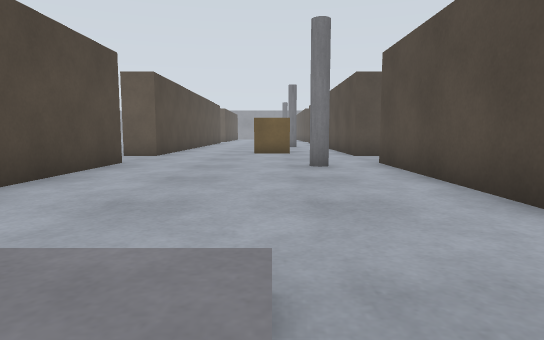
[1] (above)

24 first-person views from a walk through a Gazebo world. The camera is 0.5 m above the floor, tilts 6° down and sees 75° across. The floor is counted in squares, 1 m on a side. Each view is taken from the middle of a square. On the plan, view 1 faces up. The plan holds only what a view shows up to about 9 squares ahead; the rest is blank.

[2]
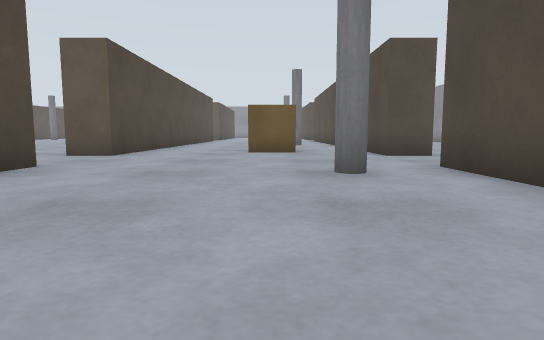

[3]
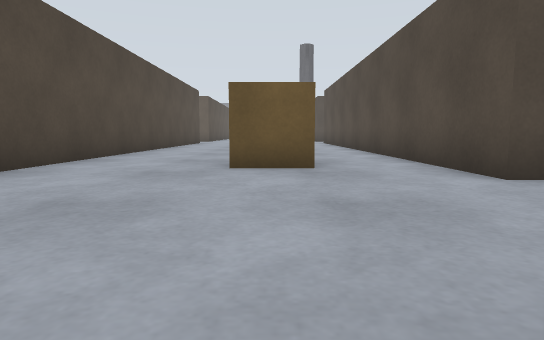

[4]
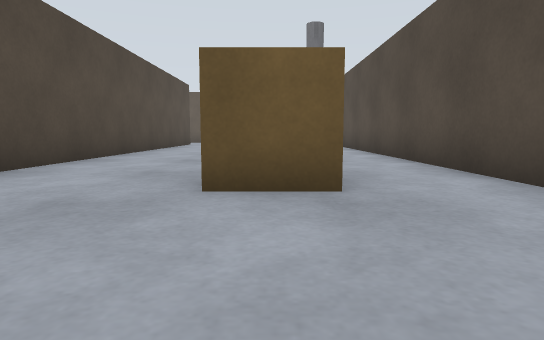

[5]
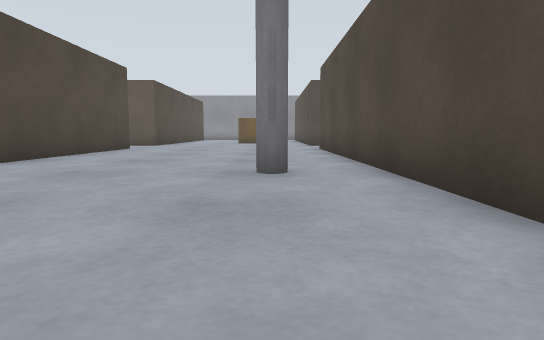

[6]
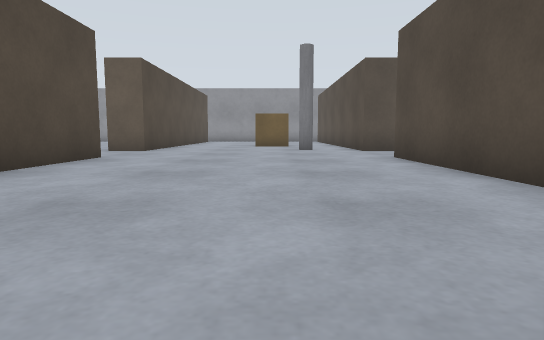

[7]
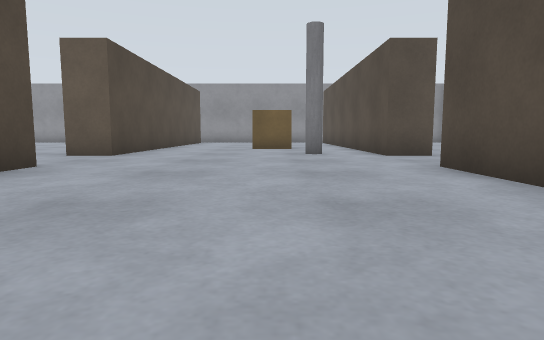

[8]
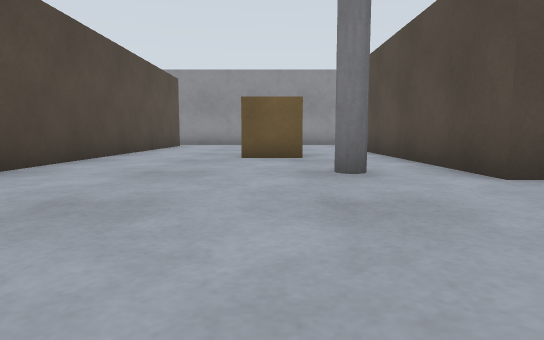

[9]
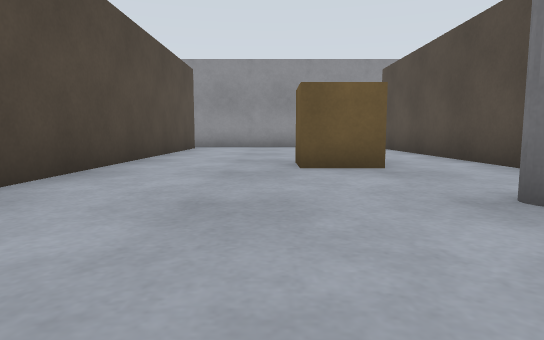

[10]
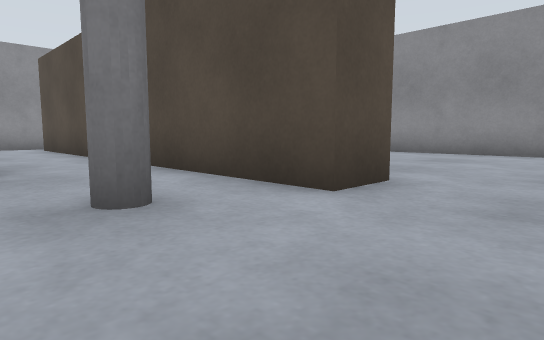

[11]
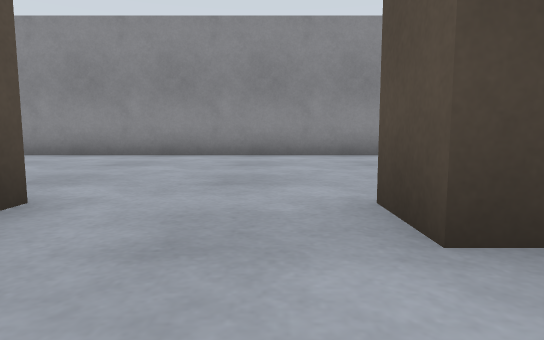

[12]
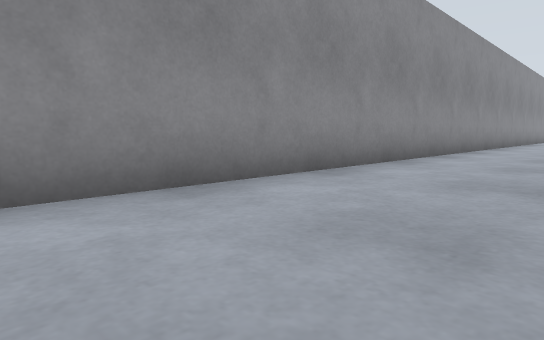

[13]
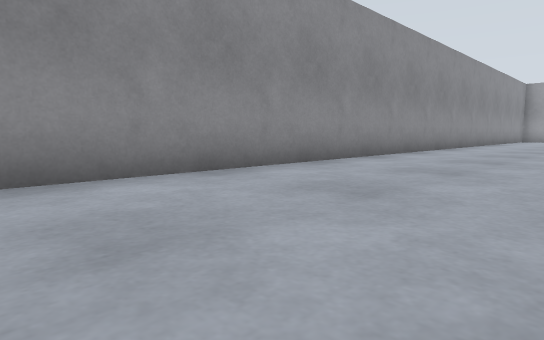

[14]
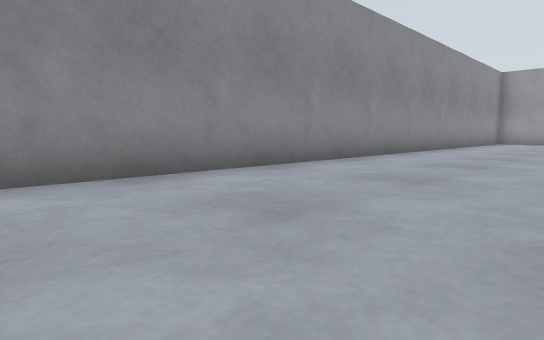

[15]
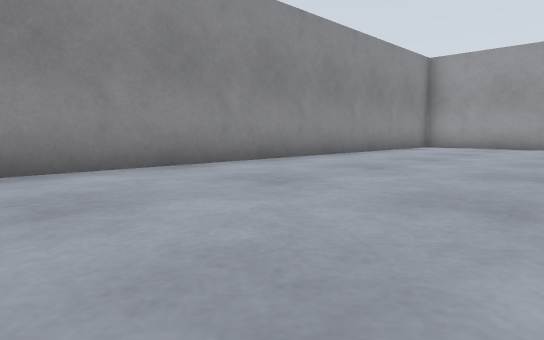

[16]
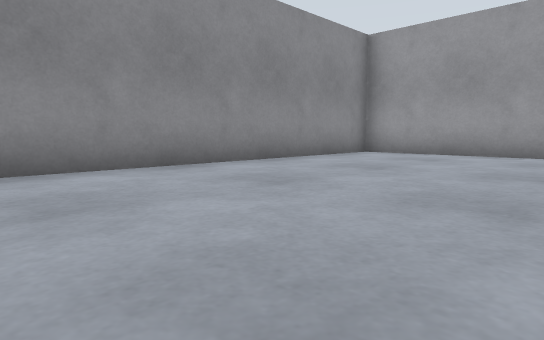

[17]
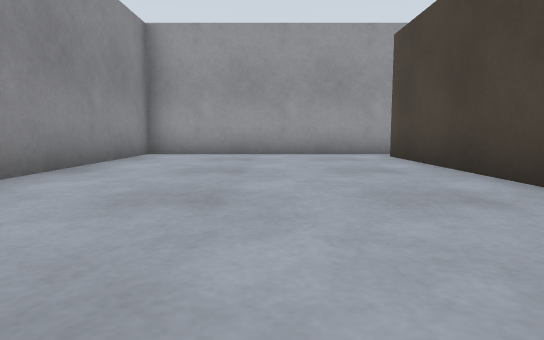

[18]
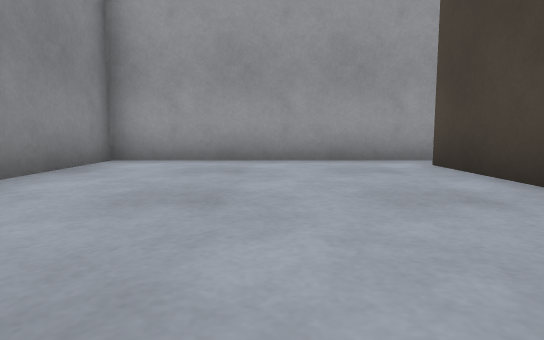

[19]
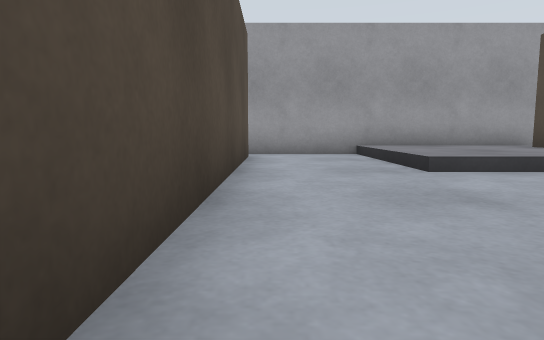

[20]
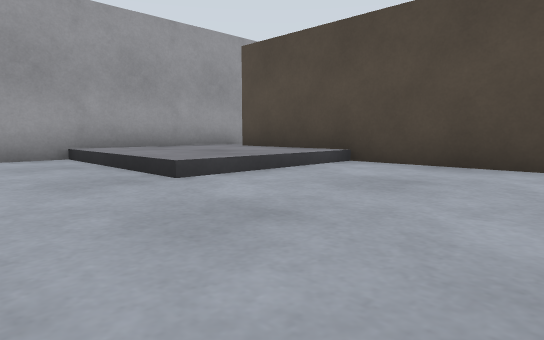

[21]
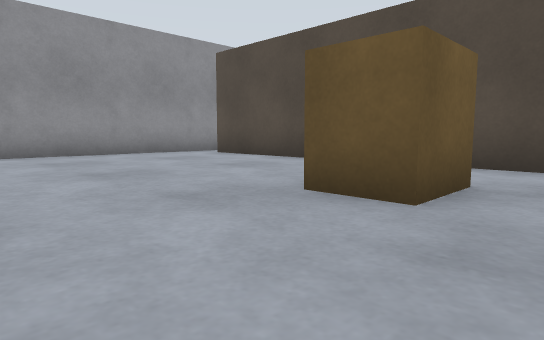

[22]
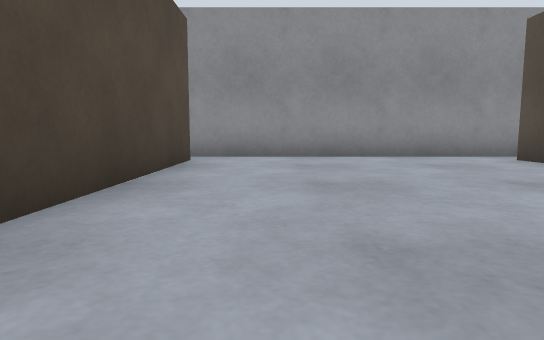

[23]
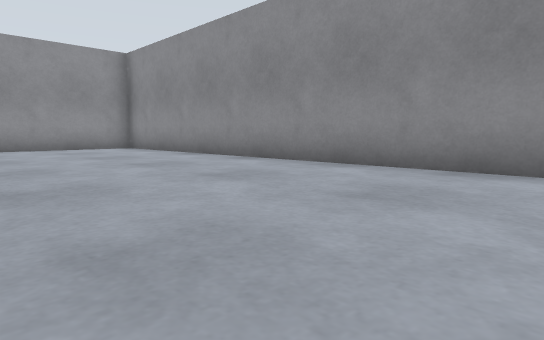

[24]
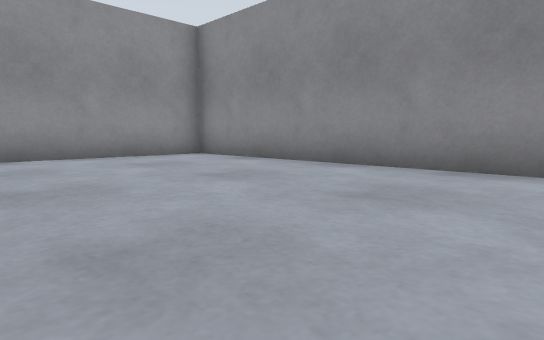

### Floor plan
Ten units are one square. View 1 is at (0, 0); x grows to the right and y downward. Boxes are objects, and circles mark ways between rooms. Rooms are numbered by the first view taken in them; rooms with no view inside come last. Other rooms are left out.
<svg viewBox="-50 -379 144 408">
<path fill="none" stroke="#000" d="M-35 -242 -35 -107 -45 -107M25 -107 25 -242M25 -267 25 -365M-35 -82 -35 15M-35 -365 -35 -267 -45 -267M25 15 25 -82M32 -374 -38 -374M-42 24 25 24M25 -242 35 -242M36 -107 25 -107M36 -267 25 -267M35 -29 35 15M25 24 89 24 89 -374 49 -374"/>
<rect x="-5" y="-135" width="10" height="20" fill="#bbb"><title>pallet</title></rect>
<rect x="-5" y="-315" width="10" height="20" fill="#bbb"><title>pallet</title></rect>
<rect x="5" y="-75" width="10" height="10" fill="#bbb"><title>pillar</title></rect>
<rect x="5" y="-175" width="10" height="10" fill="#bbb"><title>pillar</title></rect>
<rect x="5" y="-275" width="10" height="10" fill="#bbb"><title>pillar</title></rect>
<circle cx="30" cy="-255" r="3" fill="#2a7"/>
<circle cx="30" cy="-370" r="3" fill="#2a7"/>
<circle cx="30" cy="-95" r="3" fill="#2a7"/>
<circle cx="30" cy="20" r="3" fill="#2a7"/>
<text x="-10" y="-180">1</text>
<text x="60" y="-180">2</text>
</svg>
Room 1 opens to room 2.

Where each view was taken, in squares from view 1:
view 1: 0 up, 0 right, facing up
view 2: 3 up, 0 right, facing up
view 3: 7 up, 0 right, facing up
view 4: 9 up, 0 right, facing up
view 5: 13 up, 1 right, facing up
view 6: 17 up, 0 right, facing up
view 7: 19 up, 0 right, facing up
view 8: 23 up, 0 right, facing up
view 9: 25 up, 1 left, facing up
view 10: 25 up, 0 right, facing up-right
view 11: 25 up, 1 right, facing right
view 12: 25 up, 6 right, facing down-right
view 13: 20 up, 5 right, facing down-right
view 14: 15 up, 5 right, facing down-right
view 15: 10 up, 4 right, facing down-right
view 16: 6 up, 4 right, facing down-right
view 17: 6 up, 6 right, facing down
view 18: 4 up, 6 right, facing down
view 19: 6 up, 2 right, facing down
view 20: 5 up, 2 right, facing down-left
view 21: 29 up, 3 left, facing up-right
view 22: 30 up, 2 left, facing up
view 23: 26 up, 4 right, facing up-right
view 24: 30 up, 4 right, facing up-right
